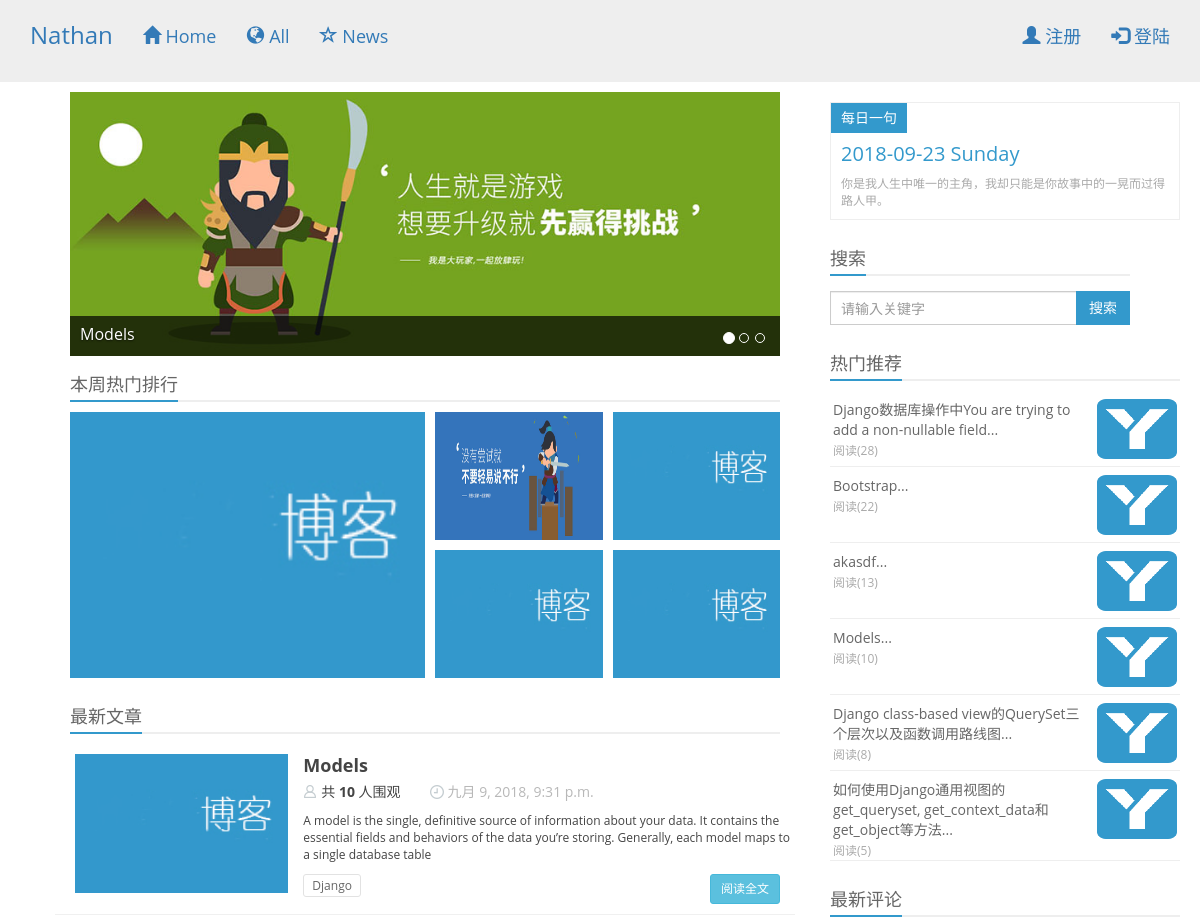
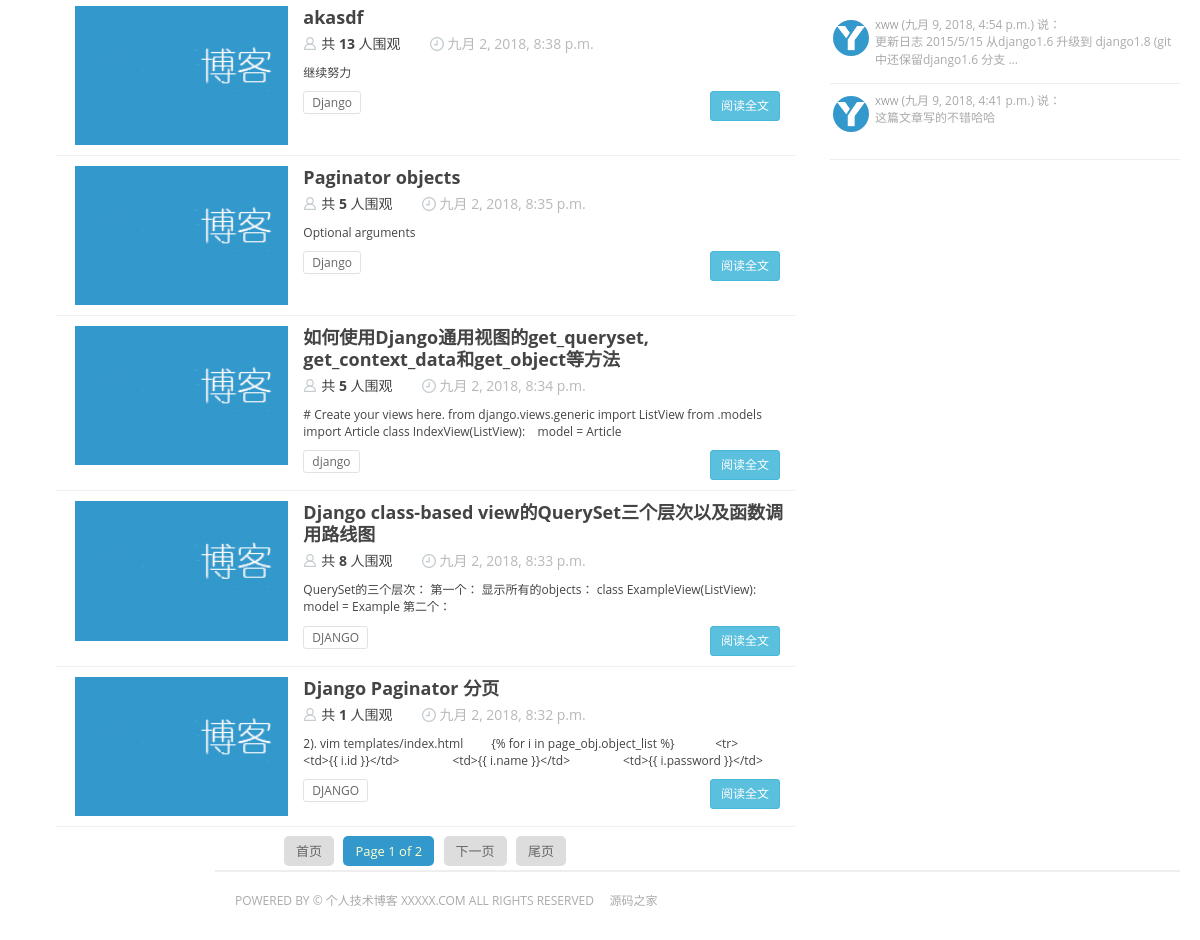
The page / on the database its author committed (2 pictures, top to bottom).
### blog/models.py (models this page shows, shortened)
class Carousel(models.Model):
    title = models.CharField(max_length=100,verbose_name=u'标题')
    summary = models.TextField(blank=True,null=True,verbose_name=u'摘要')
    img = models.CharField(max_length=200,verbose_name=u'轮播图片',default='/static/img/carousel/img1.jpg')
    create_time = models.DateTimeField(u'创建时间',auto_now_add=True)
    article = models.ForeignKey(Article,null=True)
    class Meta:
        verbose_name_plural = verbose_name = u'轮播'
        ordering = ['-create_time']
        app_label = string_with_title('blog',u'博客管理')

class Article(models.Model):
    author = models.ForeignKey(User)
    title = models.CharField(max_length=100)
    content = RichTextField()
    summary = models.TextField(verbose_name=u'摘要')
    view_counter = models.IntegerField(default=0)
    zan_counter = models.IntegerField(default=0)
    tags = models.CharField(max_length=200,null=True,blank=True,
                            verbose_name=u'标签',help_text=u'用逗号分割')
    img = models.CharField(max_length=200, verbose_name=u'文章缩略图', default='/static/img/logo.jpg')
    create_time = models.DateTimeField(u'创建时间',auto_now_add=True)
    def get_tags(self):
        tag_list = self.tags.split(',')
        while '' in tag_list:
            tag_list.remove('')
        return tag_list
    class Meta:
        ordering = ['-create_time',]
    def __unicode__(self):
        return self.title
    __str__ = __unicode__

class Comment(models.Model):
    user = models.ForeignKey(User)
    article = models.ForeignKey(Article)
    text = models.TextField()
    create_time = models.DateTimeField(u'创建时间', auto_now_add=True)
    class Meta:
        verbose_name_plural = verbose_name = u'评论'
        ordering = ['-create_time',]

### blog/views.py (the view)
# urls.py: url(r'^$',IndexView.as_view(),name='index-view'),
class IndexView(BaseMixin, ListView):
    template_name = 'blog/index.html'
    def get_context_data(self,**kwargs):
        kwargs['carousel_page_list'] = Carousel.objects.all()
        article_list = Article.objects.all()
        paginator = Paginator(article_list,6,2)
        pageno = self.request.GET.get('page')
        try:
            contacts = paginator.page(pageno)
        except PageNotAnInteger:
            contacts = paginator.page(1)
        except EmptyPage:
            contacts = paginator.page(paginator.num_pages)
        kwargs['contacts'] = contacts
        return super(IndexView,self).get_context_data(**kwargs)
    def get_queryset(self):
        article_list = Article.objects.order_by("-view_counter")[0:5]
        return article_list

### blog/views.py (called while the page is built)
    def get_context_data(self,*args,**kwargs):
        context = super(BaseMixin,self).get_context_data(**kwargs)
        try:
            context['website_title'] = settings.WEBSITE_TITLE
            context['hot_article_list'] = Article.objects.order_by("-view_counter")[0:6]
            context['hot_comment_list'] = Comment.objects.all()[0:6]
            now_time = time.strftime('%Y-%m-%d %A',time.localtime(time.time()))
            context['now_time'] = now_time
        except Exception as e:
            print("load basic error")
        return context

### blog/templates/blog/index.html (shortened to what this page needs)
{% extends "./base.html" %}
{% block content%}
<div class="content-wrap">
  <div class="content">
      {% if carousel_page_list %}
      {% include "./include/carousel.html"%}
      {% endif %}
      <div class="content-block hot-content hidden-xs">
          <h2 class="title"><strong>本周热门排行</strong></h2>
          <ul>
              {% for article in article_list%}
                  {% if forloop.first %}
                      <li class="large"><a href="{%url 'article-detail-view' article.id %}" target="_blank">
                          <img src="{{ article.img }}" alt="">
                          <h3> {{ article.title }} </h3></a>
                      </li>
                  {% else %}
                      <li><a href="{% url 'article-detail-view' article.id %}" target="_blank">
                          <img src="{{ article.img }}" alt="">
                          <h3> {{ article.title }} </h3></a>
                      </li>
                  {% endif %}
              {% endfor %}
          </ul>
      </div>
      <div class="content-block new-content">
          <h2 class="title"><strong>最新文章</strong></h2>
          {% if contacts.object_list %}
          {% include "./include/new_article.html"%}
          {% endif %}
        <div class="quotes" style="margin-top:15px">
            <a href="?page=1">首页</a>
            <span class="current">Page {{ contacts.number }} of {{ contacts.paginator.num_pages }}</span>
            {% if contacts.has_next %}
                <a href="?page={{ contacts.next_page_number }}">下一页</a>
            {% endif %}
            <a href="?page={{ contacts.paginator.num_pages }}">尾页</a>
        </div>
      </div>
    </div>
</div>
{% include "./include/aside_bar.html" %}
{% endblock%}

### blog/templates/blog/include/carousel.html (shortened to what this page needs)
<div id="carousel-example-generic" class="carousel slide" data-ride="carousel">
    <ol class="carousel-indicators">
        {% for carousel_page in carousel_page_list%}
            {% if forloop.first %}
              <li data-target="#carousel-example-generic" data-slide-to="0" class="active"></li>
            {% else %}
              <li data-target="#carousel-example-generic" data-slide-to="{{forloop.counter0}}"></li>
            {% endif %}
        {% endfor%}
    </ol>
    <div class="carousel-inner" role="listbox">
        {% for carousel_page in carousel_page_list %}
            {% if forloop.first %}
                <div class="item active">
                    <a href="{%url 'article-detail-view' carousel_page.article.id %}" target="_blank">
                        <img src="{{ carousel_page.img}}" alt="" />
                    </a>
                    <div class="carousel-caption">{{carousel_page.title}}
                    </div>
                    <span class="carousel-bg"></span>
                </div>
            {% endif %}
        {% endfor %}
    </div>
</div>

### blog/templates/blog/include/new_article.html
<div class="row">
    {% for new_article in contacts.object_list %}
        <div class="news-list">
        <div class="news-img col-xs-5 col-sm-5 col-md-4"> <a target="_blank" href=""><img src="{{ new_article.img }}" alt=""> </a> </div>
        <div class="news-info col-xs-7 col-sm-7 col-md-8">
          <dl>
            <dt> <a href="{%url 'article-detail-view' new_article.id %}" target="_blank" > {{ new_article.title }} </a> </dt>
            <dd><span class="name">共 <strong>{{new_article.view_counter }}</strong> 人围观</span>
                <span class="identity"></span> <span class="time"> {{ new_article.create_time }} </span></dd>
            <dd class="text">{{ new_article.summary }}</dd>
          </dl>
          <div class="news_bot col-sm-7 col-md-8">
              <span class="tags visible-lg visible-md">
                  {% for tag in new_article.get_tags %}
                      <a href="">{{ tag }}</a>
                  {% endfor %}
              </span>
              <span class="look"><a href="{%url 'article-detail-view' new_article.id %}">
                  <button type="button" class="btn btn-sm btn-info">阅读全文</button></a>
              </span>
          </div>
        </div>
        </div>
    {% endfor %}
</div>

### blog/templates/blog/include/aside_bar.html
<aside class="sidebar visible-lg">
    <div class="sentence"> <strong>每日一句</strong>
        <h2>{{ now_time }}</h2>
        <p>你是我人生中唯一的主角，我却只能是你故事中的一晃而过得路人甲。</p>
    </div>
    <div id="search" class="sidebar-block search" role="search">
        <h2 class="title"><strong>搜索</strong></h2>
        <form class="navbar-form" action="search.php" method="post">
            <div class="input-group">
                <input type="text" class="form-control" size="35" placeholder="请输入关键字">
                <span class="input-group-btn">
                    <button class="btn btn-default btn-search" type="submit">搜索</button>
                </span>
            </div>
        </form>
    </div>
    <div class="sidebar-block recommend">
        <h2 class="title"><strong>热门推荐</strong></h2>
        <ul>
            {% for h_article in hot_article_list %}
                <li><a target="_blank" href="{% url 'article-detail-view' h_article.id %}">
                    <span class="thumb"><img src="/static/img/icon/icon.png" alt=""></span>
                    <span class="text">{{h_article.title }}...</span>
                    <span class="text-muted">阅读({{h_article.view_counter }})</span>
                </a></li>
            {% endfor %}
        </ul>
    </div>
    <div class="sidebar-block comment">
        <h2 class="title"><strong>最新评论</strong></h2>
        <ul>
            {% for comment in hot_comment_list %}
                <li data-toggle="tooltip" data-placement="top" title="站长的评论">
                    <a target="_blank" href="">
                        <span class="face"><img src="/static/img/icon/icon.png" alt=""></span>
                        <span class="text"><strong>{{ comment.user.username }}</strong> ({{ comment.create_time }}) 说：<br />
                            {% autoescape on %}
                            {{ comment.text | slice:"60" }}
                            {% endautoescape %}
                            {% if  comment.text|length  > 60%}
                                ...
                            {% endif %}
                        </span>
                    </a>
                </li>
            {% endfor %}
        </ul>
    </div>
</aside>

### rows shown on the page
Carousel: img (picture), title "Models"
Article: img (picture), title "Django数据库操作中You are trying to add a non-nullable field", view_counter "28"
Article: img (picture), title "Bootstrap", view_counter "22"
Article: img (picture), title "akasdf", view_counter "13", create_time "九月 2, 2018, 8:38 p.m.", summary "继续努力", get_tags "Django"
Article: img (picture), title "Models", view_counter "10", create_time "九月 9, 2018, 9:31 p.m.", summary "A model is the single, definitive source of information about your data. It contains the essential fields and behaviors of the data you’re storing. Generally, each model maps to a single database table", get_tags "Django"
Article: img (picture), title "Django class-based view的QuerySet三个层次以及函数调用路线图", view_counter "8", create_time "九月 2, 2018, 8:33 p.m.", summary "QuerySet的三个层次： 第一个： 显示所有的objects： class ExampleView(ListView): model = Example 第二个：", get_tags "DJANGO"
Article: img (picture), title "Paginator objects", view_counter "5", create_time "九月 2, 2018, 8:35 p.m.", summary "Optional arguments", get_tags "Django"
Article: img (picture), title "如何使用Django通用视图的get_queryset, get_context_data和get_object等方法", view_counter "5", create_time "九月 2, 2018, 8:34 p.m.", summary "# Create your views here. from django.views.generic import ListView from .models import Article class IndexView(ListView): model = Article", get_tags "django"
Article: img (picture), title "Django Paginator 分页", view_counter "1", create_time "九月 2, 2018, 8:32 p.m.", summary "2). vim templates/index.html {% for i in page_obj.object_list %} <tr> <td>{{ i.id }}</td> <td>{{ i.name }}</td> <td>{{ i.password }}</td>", get_tags "DJANGO"
Comment: user.username "xww", create_time "九月 9, 2018, 4:54 p.m.", text "更新日志 2015/5/15 从django1.6 升级到 django1.8 (git中还保留django1.6 分支"
Comment: user.username "xww", create_time "九月 9, 2018, 4:41 p.m.", text "这篇文章写的不错哈哈"

### other values the page prints
{{ contacts.number }} "1"
{{ contacts.paginator.num_pages }} "2"
{{ now_time }} "2018-09-23 Sunday"
